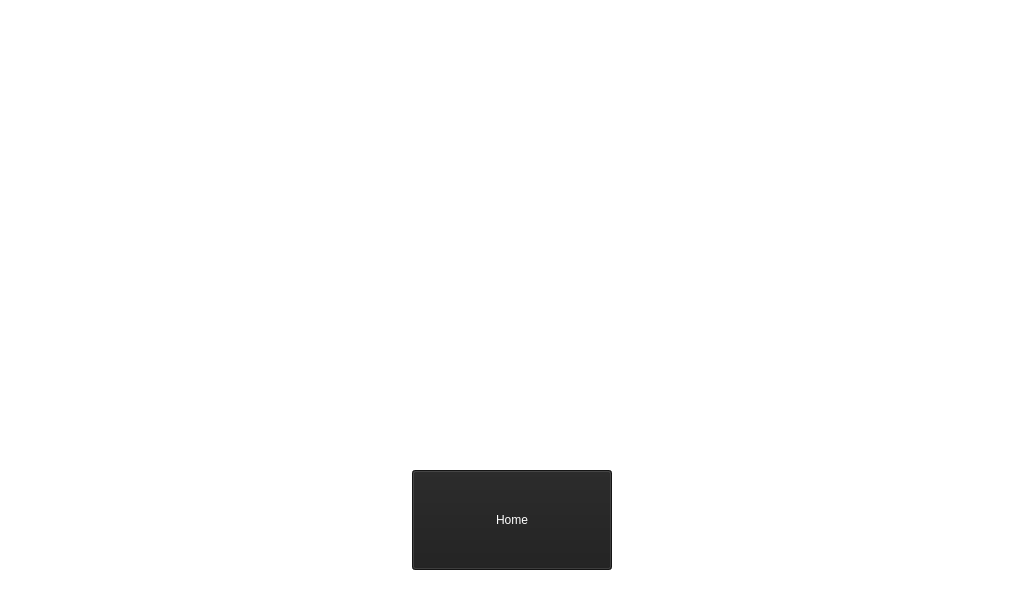
<?xml version="1.0" encoding="UTF-8"?>
<ui version="4.0">
 <class>Form</class>
 <widget class="QWidget" name="Form">
  <property name="geometry">
   <rect>
    <x>0</x>
    <y>0</y>
    <width>1024</width>
    <height>600</height>
   </rect>
  </property>
  <property name="windowTitle">
   <string>Form</string>
  </property>
  <property name="styleSheet">
   <string notr="true">background-color:rgb(255, 255, 255)</string>
  </property>
  <widget class="QPushButton" name="pushButton">
   <property name="geometry">
    <rect>
     <x>412</x>
     <y>470</y>
     <width>200</width>
     <height>100</height>
    </rect>
   </property>
   <property name="styleSheet">
    <string notr="true">background-color:rgb(30, 30, 30);
font: 22pt &quot;맑은 고딕&quot;;
color:rgb(255,255,255);</string>
   </property>
   <property name="text">
    <string>Home</string>
   </property>
  </widget>
 </widget>
 <resources/>
 <connections>
  <connection>
   <sender>pushButton</sender>
   <signal>clicked()</signal>
   <receiver>Form</receiver>
   <slot>home()</slot>
   <hints>
    <hint type="sourcelabel">
     <x>233</x>
     <y>264</y>
    </hint>
    <hint type="destinationlabel">
     <x>303</x>
     <y>266</y>
    </hint>
   </hints>
  </connection>
 </connections>
 <slots>
  <slot>home()</slot>
 </slots>
</ui>
